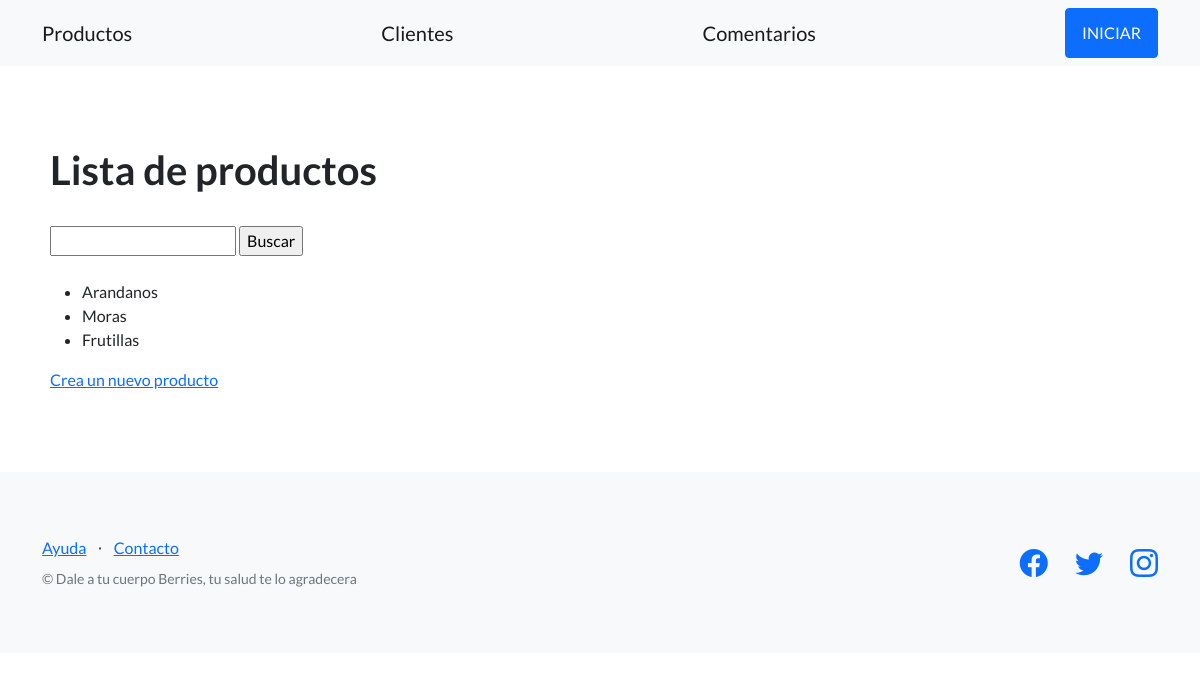
Before: /compras/productos/ with the older database file.
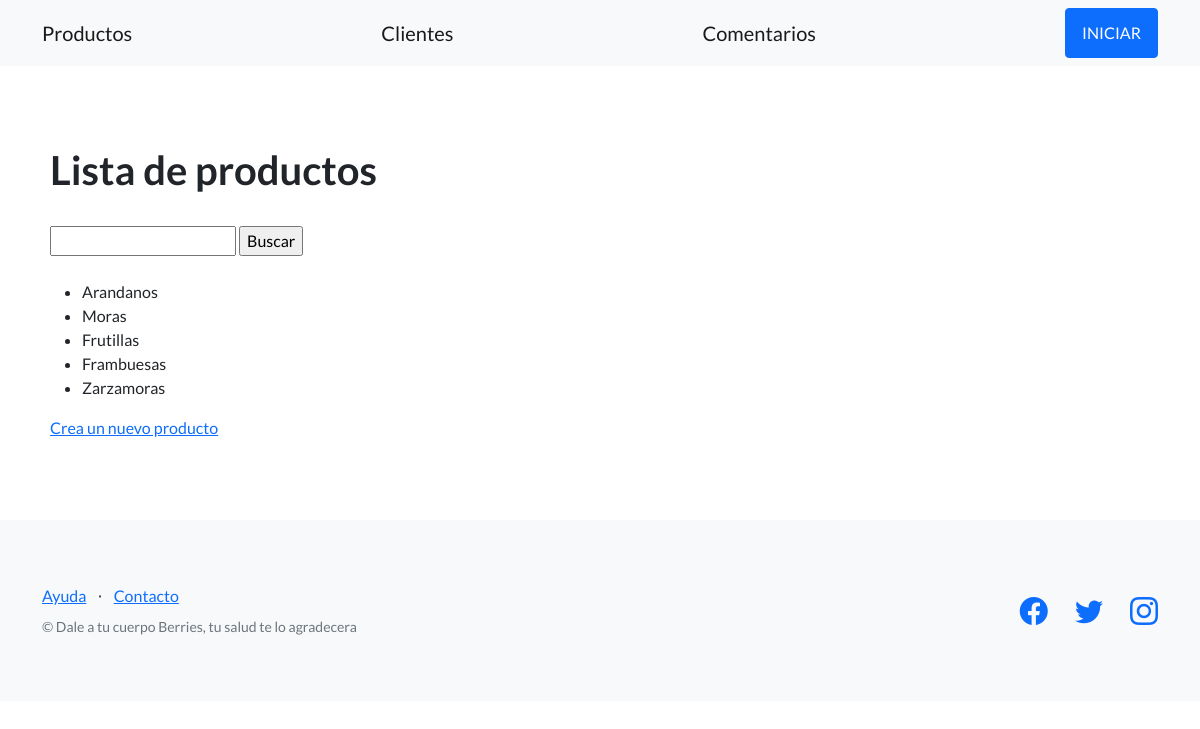
After: the same page with the newer database file.
### compras_1/models.py (models this page shows)
class Productos(models.Model):
    nombre = models.CharField(max_length=256, unique=True)
    def __str__(self):
        return f"{self.nombre}"

### compras_1/views.py (the view)
# urls.py: path('productos/', listar_productos, name="listar_productos"),
def listar_productos (request):
    productos = {
        'productos': Productos.objects.all()
        }
    return render(
        request = request,
        template_name ='compras_1/lista_productos.html',
        context= productos
    )

### compras_1/templates/compras_1/lista_productos.html (shortened to what this page needs)
{% extends 'compras_1/base.html' %}
{% block contenido %}
    <h1>Lista de productos</h1>
    <br>
    <form action="{% url 'buscar_producto' %}" method="post">
      <input type="text" name="busqueda">
      <input type="submit" value="Buscar">
    </form>
  <br>
    <ul>
      {% for product in productos %}
      <li>{{product}}</li>
      {% endfor %}
    </ul>
    <a href="{% url 'crear_producto' %}">Crea un nuevo producto </a>
{% endblock contenido %}

Changed rows visible on the page:
added Productos: nombre "Frambuesas"
added Productos: nombre "Zarzamoras"
